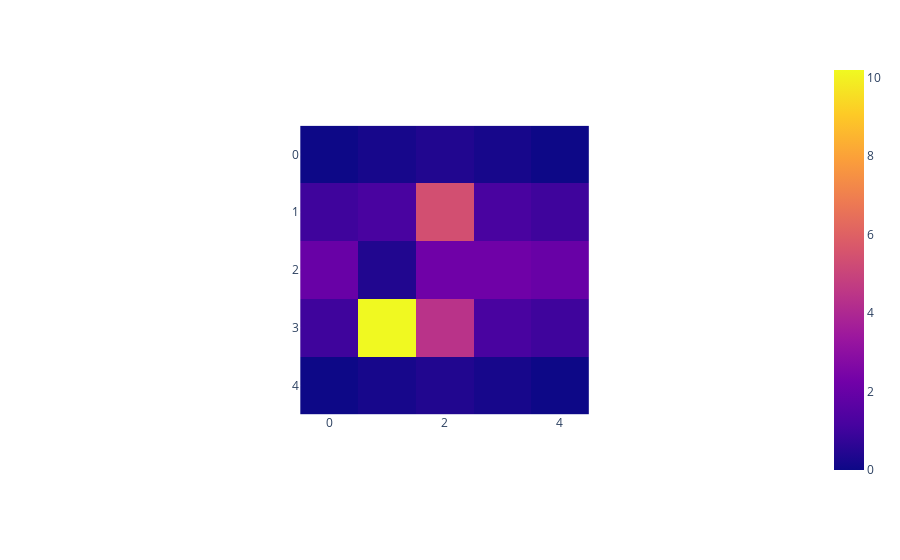

Here is the notebook cell this chart was saved with:
### Code cell
px.imshow(beta)

### Figure 1 — Plotly figure (JSON) as saved in the notebook; plotly's stock layout.template omitted (floating-point values rounded to 4 significant figures)
{"data": [{"coloraxis": "coloraxis", "hovertemplate": "x: %{x}<br>y: %{y}<br>color: %{z}<extra></extra>", "type": "heatmap", "z": [[0, 0.2, 0.4, 0.2, 0], [1, 1.2, 5.4, 1.2, 1], [2, 0.4, 2.2, 2.2, 2], [1, 10.2, 4.4, 1.2, 1], [0, 0.2, 0.4, 0.2, 0]]}], "layout": {"autosize": true, "coloraxis": {"colorscale": [[0, "#0d0887"], [0.1111, "#46039f"], [0.2222, "#7201a8"], [0.3333, "#9c179e"], [0.4444, "#bd3786"], [0.5556, "#d8576b"], [0.6667, "#ed7953"], [0.7778, "#fb9f3a"], [0.8889, "#fdca26"], [1, "#f0f921"]]}, "margin": {"t": 60}, "xaxis": {"autorange": true, "constrain": "domain", "domain": [0.302, 0.698], "range": [-0.5, 4.5], "scaleanchor": "y"}, "yaxis": {"autorange": true, "constrain": "domain", "domain": [0, 1], "range": [4.5, -0.5]}}}
